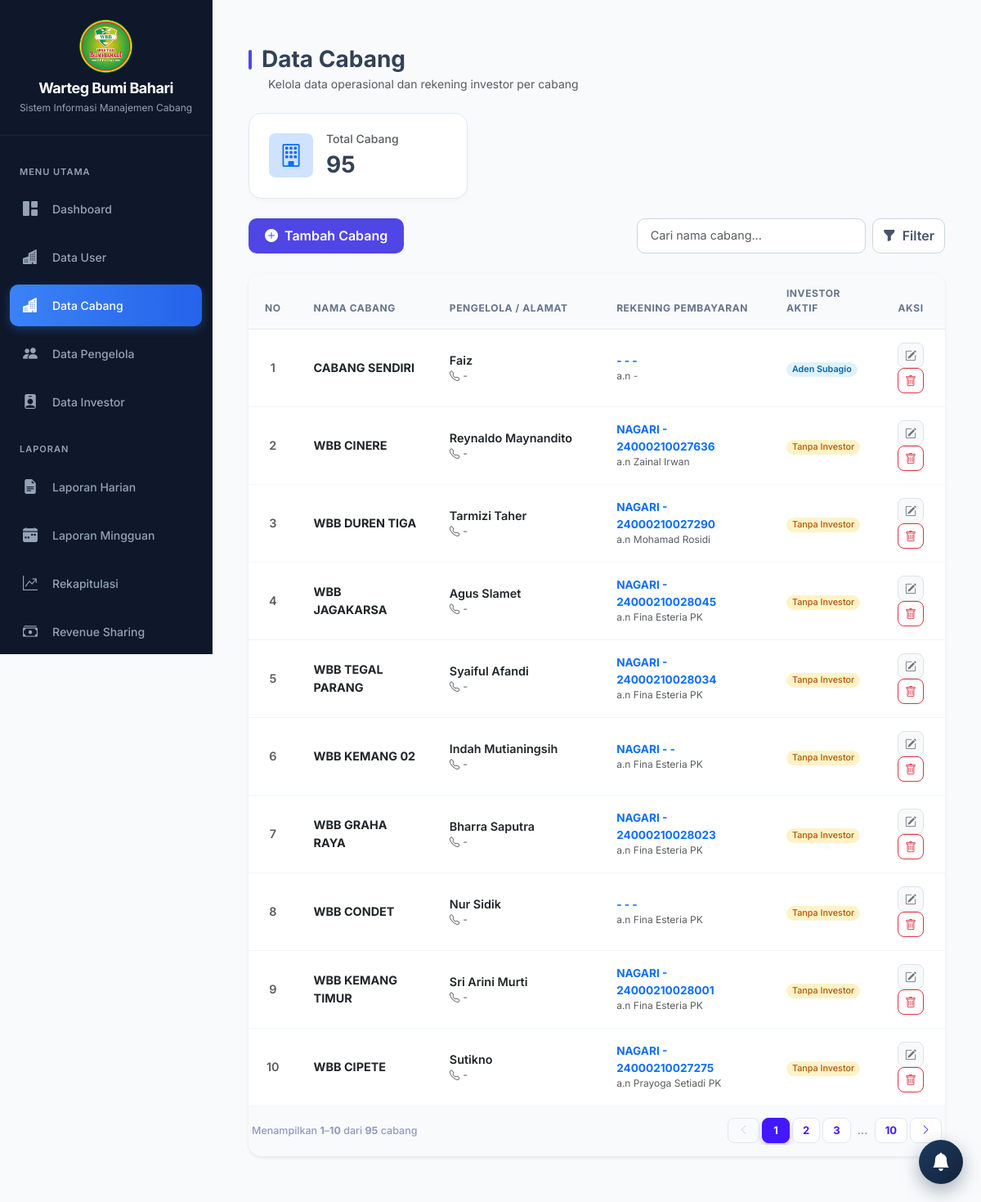
/admin_pusat/data_cabang.php (signed in), run on the app's committed database.
### tables this page shows
CREATE TABLE `cabang` (
  `id_cabang` int(11) NOT NULL AUTO_INCREMENT,
  `nama_cabang` varchar(100) DEFAULT NULL,
  `alamat` text DEFAULT NULL,
  `no_telp` varchar(20) NOT NULL,
  `nama_pengelola` varchar(20) NOT NULL,
  `no_rekening_cabang` varchar(50) DEFAULT NULL,
  `atas_nama_cabang` varchar(100) DEFAULT NULL,
  `nama_bank_cabang` varchar(50) DEFAULT NULL,
  `id_investor` int(11) DEFAULT NULL,
  PRIMARY KEY (`id_cabang`),
  KEY `id_investor` (`id_investor`),
  CONSTRAINT `cabang_ibfk_1` FOREIGN KEY (`id_investor`) REFERENCES `investor` (`id_investor`) ON DELETE SET NULL
);

### config/koneksi.php (called while the page is built, shortened)
<?php
if (!function_exists('h')) {
    function h($string): string
    {
        return htmlspecialchars((string) ($string ?? ''), ENT_QUOTES, 'UTF-8');
    }
}
require_once __DIR__ . '/pagination.php';

### admin_pusat/data_cabang.php (the view, shortened to what this page needs)
<?php
require '../config/koneksi.php';
include 'sidebar_pusat.php';
$search = trim($_GET['search'] ?? '');
$where_sql = "";
$params = [];
$types = "";
$total_cabang_all = $conn->query("SELECT COUNT(*) as total FROM cabang")->fetch_assoc()['total'] ?? 0;
$limit = 10;
$page = max(1, (int)($_GET['page'] ?? 1));
$offset = ($page - 1) * $limit;
$sql = "SELECT c.*,
        (SELECT ci.id_investor FROM cabang_investor ci
           WHERE ci.id_cabang = c.id_cabang
             AND (ci.tgl_selesai IS NULL OR ci.tgl_selesai >= CURDATE())
           ORDER BY ci.tgl_mulai DESC, ci.id DESC LIMIT 1) AS investor_aktif_id,
        (SELECT i.nama_investor FROM cabang_investor ci
           JOIN investor i ON i.id_investor = ci.id_investor
           WHERE ci.id_cabang = c.id_cabang
             AND (ci.tgl_selesai IS NULL OR ci.tgl_selesai >= CURDATE())
           ORDER BY ci.tgl_mulai DESC, ci.id DESC LIMIT 1) AS nama_investor
        FROM cabang c
        $where_sql ORDER BY c.id_cabang DESC LIMIT ? OFFSET ?";
$stmt = $conn->prepare($sql);
if ($search !== '') {
    $bind_types = $types . "ii";
    $bind_params = array_merge($params, [$limit, $offset]);
    $stmt->bind_param($bind_types, ...$bind_params);
} else {
    $stmt->bind_param("ii", $limit, $offset);
}
$stmt->execute();
$data = $stmt->get_result();
$no = $offset + 1;
?>
<link rel="stylesheet" href="https://cdn.jsdelivr.net/npm/bootstrap-icons@1.11.3/font/bootstrap-icons.min.css">
<div class="container-fluid py-4">
    <div class="d-flex justify-content-between align-items-center mb-4">
        <div>
            <div class="d-flex align-items-center">
                <span class="title-mark"></span>
                <h3 class="fw-bold mb-0">Data Cabang</h3>
            </div>
            <span class="text-muted small ms-4 d-block d-md-inline mt-1 mt-md-0">Kelola data operasional dan rekening investor per cabang</span>
        </div>
    </div>
    <div class="row mb-4">
        <div class="col-12 col-md-4">
            <div class="stat-card d-flex align-items-center gap-3">
                <div class="bg-primary-subtle text-primary p-3 rounded-3 fs-3 d-flex align-items-center justify-content-center" style="width: 54px; height: 54px;">
                    <i class="bi bi-building"></i>
                </div>
                <div>
                    <div class="text-muted small fw-medium">Total Cabang</div>
                    <div class="fw-bold fs-3"><?= number_format($total_cabang_all) ?></div>
                </div>
            </div>
        </div>
    </div>
    <div class="d-flex flex-column flex-md-row justify-content-between gap-3 mb-4">
        <button class="btn btn-premium d-flex align-items-center justify-content-center gap-2" data-bs-toggle="modal" data-bs-target="#modalTambah">
            <i class="bi bi-plus-circle-fill"></i> Tambah Cabang
        </button>
        <form method="GET" class="d-flex gap-2 mobile-search-form">
            <input type="text" name="search" class="form-control form-control-premium" placeholder="Cari nama cabang..." value="<?= h($search) ?>" style="width: 280px;">
            <button type="submit" class="btn btn-premium-outline d-flex align-items-center gap-2"><i class="bi bi-funnel-fill"></i> Filter</button>
        </form>
    </div>
    <div class="card border-0 shadow-sm rounded-4 overflow-hidden bg-transparent bg-md-white">
        <div class="table-responsive-md">
            <table class="table table-saas align-middle mb-0">
                <thead>
                    <tr>
                        <th width="5%" class="text-center">No</th>
                        <th width="20%">Nama Cabang</th>
                        <th width="25%">Pengelola / Alamat</th>
                        <th width="25%">Rekening Pembayaran</th>
                        <th width="15%">Investor Aktif</th>
                        <th width="10%" class="text-center">Aksi</th>
                    </tr>
                </thead>
                <tbody>
                    <?php while ($row = $data->fetch_assoc()): ?>
                        <tr>
                            <td data-label="No" class="text-md-center text-muted fw-semibold"><?= $no++ ?></td>
                            <td data-label="Nama Cabang"><span class="fw-bold text-dark"><?= h($row['nama_cabang']) ?></span></td>
                            <td data-label="Pengelola / Telp">
                                <div>
                                    <div class="fw-semibold text-dark"><?= h($row['nama_pengelola']) ?></div>
                                    <small class="text-muted d-block"><i class="bi bi-telephone me-1"></i><?= h($row['no_telp']) ?></small>
                                </div>
                            </td>
                            <td data-label="Rekening Cabang">
                                <?php if (!empty($row['no_rekening_cabang'])): ?>
                                    <div>
                                        <div class="fw-bold text-primary mb-0" style="font-size: 0.85rem;"><?= h($row['nama_bank_cabang']) ?> - <?= h($row['no_rekening_cabang']) ?></div>
                                        <small class="text-muted d-block" style="font-size: 0.75rem;">a.n <?= h($row['atas_nama_cabang']) ?></small>
                                    </div>
                                <?php else: ?>
                                    <span class="badge badge-soft-secondary rounded-pill px-2.5 py-1.5 fw-medium">Belum Diatur</span>
                                <?php endif; ?>
                            </td>
                            <td data-label="Investor Aktif">
                                <?php if (!empty($row['nama_investor'])): ?>
                                    <span class="badge badge-soft-info rounded-pill px-2.5 py-1.5 fw-semibold"><?= h($row['nama_investor']) ?></span>
                                <?php else: ?>
                                    <span class="badge badge-soft-warning rounded-pill px-2.5 py-1.5 fw-medium">Tanpa Investor</span>
                                <?php endif; ?>
                            </td>
                            <td data-label="Aksi" class="text-md-center">
                                <button class="btn btn-sm btn-light border rounded-3 text-secondary" data-bs-toggle="modal" data-bs-target="#modalEdit<?= $row['id_cabang'] ?>" title="Edit Cabang">
                                <i class="bi bi-pencil-square"></i>
                            </button>
                            <form method="POST" class="d-inline m-0" onsubmit="return confirm('Hapus cabang ini?')">
                                <button type="submit" name="hapus" class="btn btn-sm btn-outline-danger rounded-3" title="Hapus Cabang">
                                    <i class="bi bi-trash"></i>
                                </button>
                            </td>
                        </tr>
                    <?php endwhile; ?>
                </tbody>
            </table>
        </div>
    </div>
</div>

### admin_pusat/sidebar_pusat.php (style rules this page uses)
:root { --sidebar-bg: #0f172a; --sidebar-hover: rgba(59, 130, 246, 0.15); --sidebar-active: linear-gradient(90deg, #3b82f6 0%, #2563eb 100%); --text-muted: #94a3b8; --content-bg: #f8fafc; }
* { font-family: 'Inter', sans-serif; }
body { background: var(--content-bg); }

### admin_pusat/data_cabang.php (style rules this page uses)
body { background-color: #f8fafc !important; font-family: 'Plus Jakarta Sans', sans-serif !important; color: #334155; }
.title-mark { width: 4px; height: 24px; background: #4f46e5; border-radius: 4px; margin-right: 12px; display: inline-block; }
.stat-card { background: #ffffff; padding: 1.25rem 1.5rem; border-radius: 16px; border: 1px solid #e2e8f0; box-shadow: 0 4px 6px -1px rgba(0, 0, 0, 0.02), 0 2px 4px -1px rgba(0, 0, 0, 0.02); }
.form-control-premium { border-radius: 10px; border: 1px solid #cbd5e1; padding: 0.6rem 1rem; font-size: 0.9rem; transition: all 0.2s ease; }
.btn-premium { background-color: #4f46e5 !important; color: #fff !important; border-radius: 10px; padding: 0.6rem 1.25rem; font-weight: 600; border: none; transition: all 0.2s ease; }
.btn-premium-outline { background-color: #fff !important; color: #475569 !important; border: 1px solid #cbd5e1 !important; border-radius: 10px; font-weight: 600; transition: all 0.2s ease; }
.table-saas thead th { background-color: #f8fafc; color: #64748b; font-size: 0.75rem; text-transform: uppercase; letter-spacing: 0.05em; padding: 1rem 1.25rem; border-bottom: 1px solid #e2e8f0; }
.table-saas tbody td { padding: 1rem 1.25rem; border-bottom: 1px solid #f1f5f9; font-size: 0.9rem; }
.badge-soft-info { background-color: #e0f2fe; color: #0369a1; }
.badge-soft-warning { background-color: #fef3c7; color: #b45309; }

### data on the page
cabang: nama_cabang "CABANG SENDIRI", nama_pengelola "Faiz", no_telp "-", nama_bank_cabang "-", no_rekening_cabang "-", atas_nama_cabang "-", nama_investor "Aden Subagio"
cabang: nama_cabang "WBB CINERE", nama_pengelola "Reynaldo Maynandito", no_telp "-", nama_bank_cabang "NAGARI", no_rekening_cabang "24000210027636", atas_nama_cabang "Zainal Irwan", shows "Tanpa Investor"
cabang: nama_cabang "WBB DUREN TIGA", nama_pengelola "Tarmizi Taher", no_telp "-", nama_bank_cabang "NAGARI", no_rekening_cabang "24000210027290", atas_nama_cabang "Mohamad Rosidi", shows "Tanpa Investor"
cabang: nama_cabang "WBB JAGAKARSA", nama_pengelola "Agus Slamet", no_telp "-", nama_bank_cabang "NAGARI", no_rekening_cabang "24000210028045", atas_nama_cabang "Fina Esteria PK", shows "Tanpa Investor"
cabang: nama_cabang "WBB TEGAL PARANG", nama_pengelola "Syaiful Afandi", no_telp "-", nama_bank_cabang "NAGARI", no_rekening_cabang "24000210028034", atas_nama_cabang "Fina Esteria PK", shows "Tanpa Investor"
cabang: nama_cabang "WBB KEMANG 02", nama_pengelola "Indah Mutianingsih", no_telp "-", nama_bank_cabang "NAGARI", no_rekening_cabang "-", atas_nama_cabang "Fina Esteria PK", shows "Tanpa Investor"
cabang: nama_cabang "WBB GRAHA RAYA", nama_pengelola "Bharra Saputra", no_telp "-", nama_bank_cabang "NAGARI", no_rekening_cabang "24000210028023", atas_nama_cabang "Fina Esteria PK", shows "Tanpa Investor"
cabang: nama_cabang "WBB CONDET", nama_pengelola "Nur Sidik", no_telp "-", nama_bank_cabang "-", no_rekening_cabang "-", atas_nama_cabang "Fina Esteria PK", shows "Tanpa Investor"
cabang: nama_cabang "WBB KEMANG TIMUR", nama_pengelola "Sri Arini Murti", no_telp "-", nama_bank_cabang "NAGARI", no_rekening_cabang "24000210028001", atas_nama_cabang "Fina Esteria PK", shows "Tanpa Investor"
cabang: nama_cabang "WBB CIPETE", nama_pengelola "Sutikno", no_telp "-", nama_bank_cabang "NAGARI", no_rekening_cabang "24000210027275", atas_nama_cabang "Prayoga Setiadi PK", shows "Tanpa Investor"

### other printed values
$total_cabang_all "95"
$info['from'] "1"
$info['to'] "10"
$info['total'] "95"
$info['label'] "cabang"
$totalPages "10"
